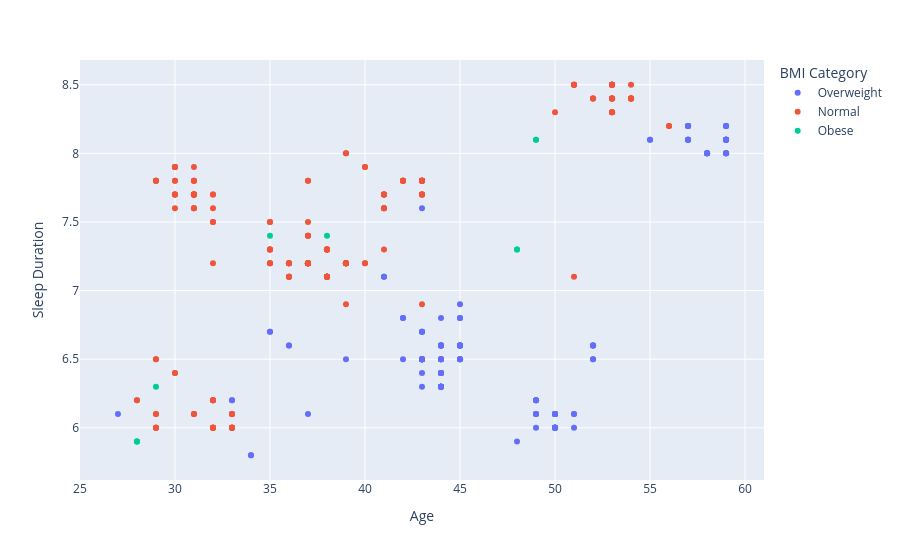

Notebook cell for this chart:
### Code cell
# 年齢と睡眠時間について

px.scatter(
    df,
    x="Age",
    y="Sleep Duration",
    color="BMI Category"
)

# 50代のほとんどは、睡眠時間を十分に確保できている。

### Figure 1 — Plotly figure (JSON) as saved in the notebook; plotly's stock layout.template omitted (floating-point values rounded to 4 significant figures; data arrays with more than 128 entries replaced by an {"elided": "..."} marker saying what was removed)
{"data": [{"hovertemplate": "BMI Category=Overweight<br>Age=%{x}<br>Sleep Duration=%{y}<extra></extra>", "legendgroup": "Overweight", "marker": {"color": "#636efa", "symbol": "circle"}, "mode": "markers", "name": "Overweight", "orientation": "v", "showlegend": true, "type": "scatter", "x": {"elided": "148 int values"}, "xaxis": "x", "y": {"elided": "148 float values"}, "yaxis": "y"}, {"hovertemplate": "BMI Category=Normal<br>Age=%{x}<br>Sleep Duration=%{y}<extra></extra>", "legendgroup": "Normal", "marker": {"color": "#EF553B", "symbol": "circle"}, "mode": "markers", "name": "Normal", "orientation": "v", "showlegend": true, "type": "scatter", "x": {"elided": "216 int values"}, "xaxis": "x", "y": {"elided": "216 float values"}, "yaxis": "y"}, {"hovertemplate": "BMI Category=Obese<br>Age=%{x}<br>Sleep Duration=%{y}<extra></extra>", "legendgroup": "Obese", "marker": {"color": "#00cc96", "symbol": "circle"}, "mode": "markers", "name": "Obese", "orientation": "v", "showlegend": true, "type": "scatter", "x": [28, 28, 28, 29, 35, 38, 48, 48, 49, 49], "xaxis": "x", "y": [5.9, 5.9, 5.9, 6.3, 7.4, 7.4, 7.3, 7.3, 8.1, 8.1], "yaxis": "y"}], "layout": {"legend": {"title": {"text": "BMI Category"}, "tracegroupgap": 0}, "margin": {"t": 60}, "xaxis": {"anchor": "y", "domain": [0, 1], "title": {"text": "Age"}}, "yaxis": {"anchor": "x", "domain": [0, 1], "title": {"text": "Sleep Duration"}}}}
